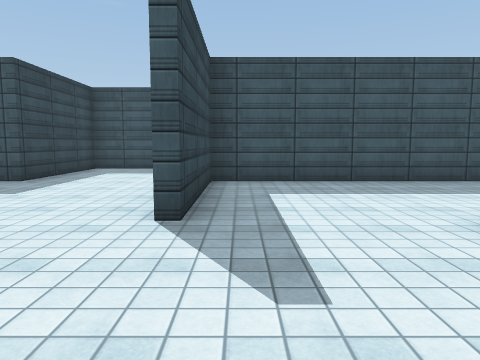
view 1 (above)

16 first-person views from a walk through a 3-D level made in the Unity game engine. The camera is 1.3 m above the floor, tilts 6° down and sees 70° across. The floor is counted in squares, 1.8 m on a side. Each view is taken from the middle of a square. On the plan, view 1 faces up. The plan holds only what a view shows up to about 11 squares ahead; the rest is blank. The place goes on beyond the plan. The player is left out. Surface patterns are stand-ins for the level's own textures.

view 2
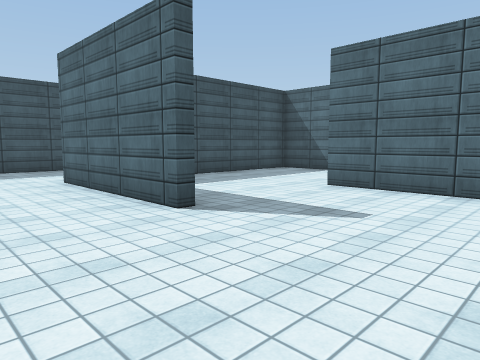

view 3
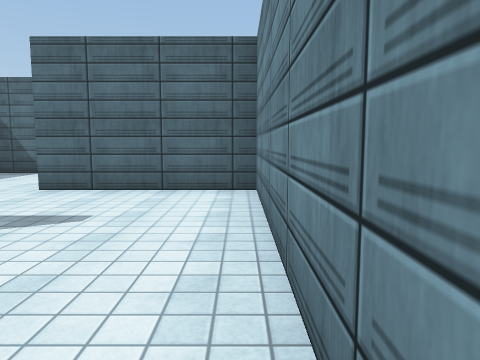

view 4
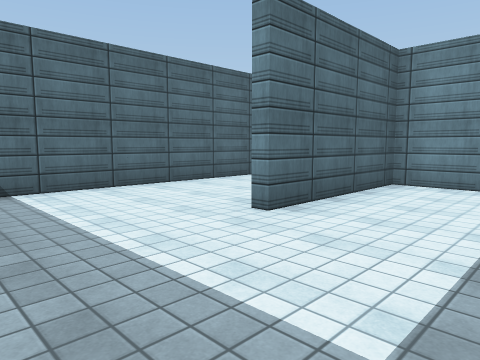

view 5
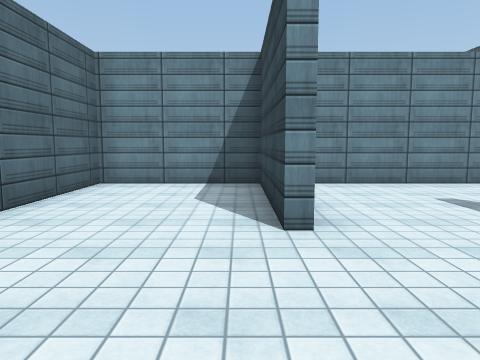

view 6
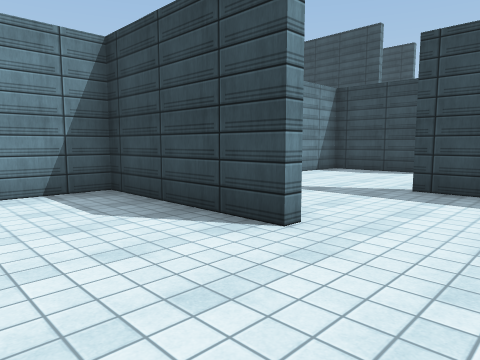

view 7
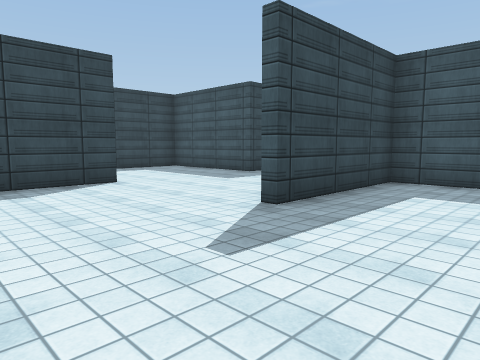

view 8
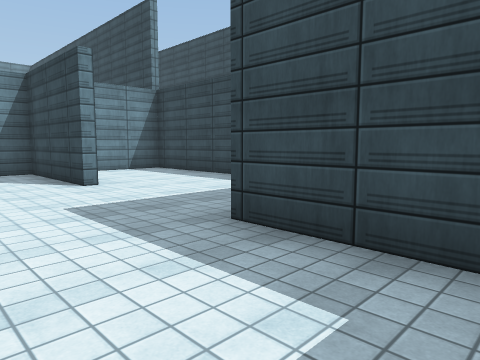

view 9
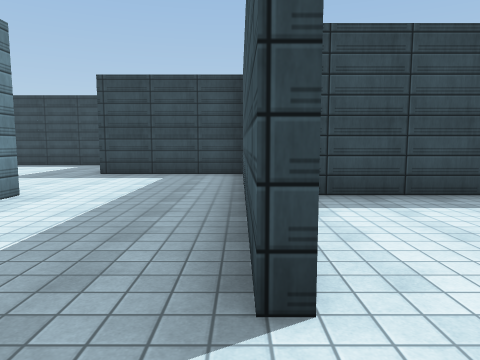

view 10
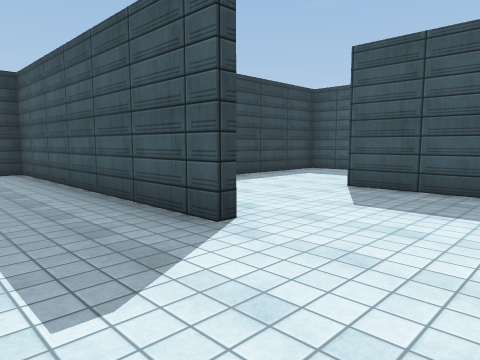

view 11
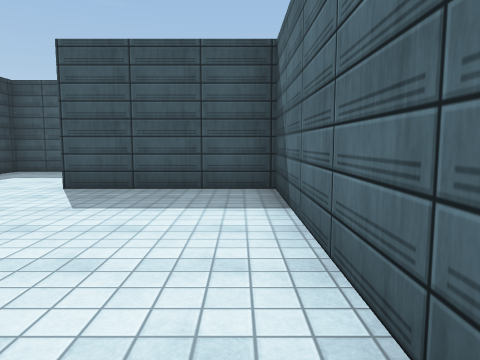

view 12
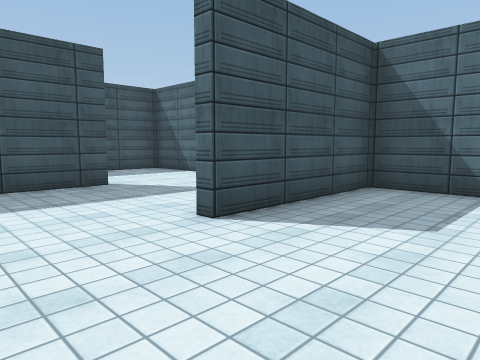

view 13
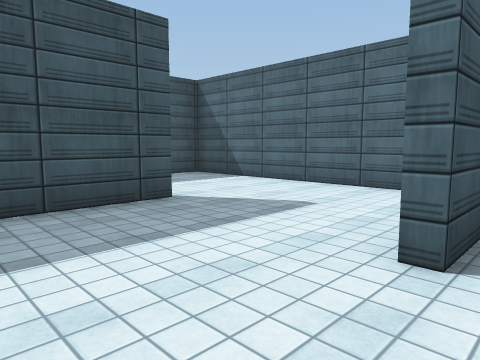

view 14
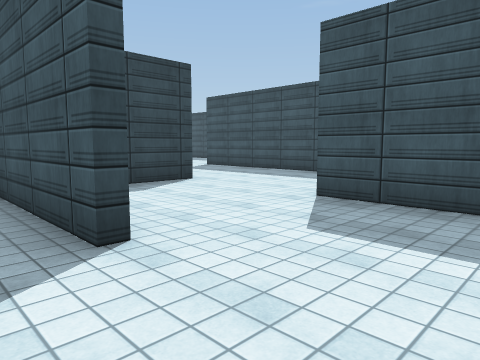

view 15
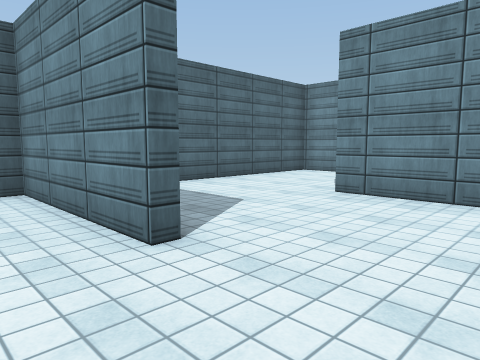

view 16
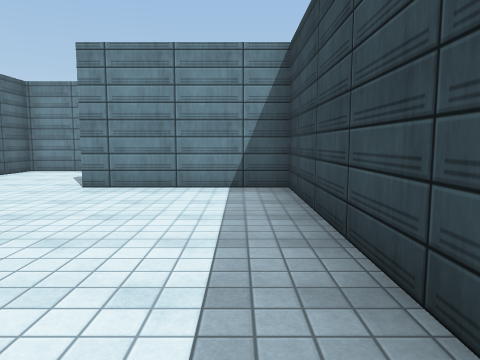

### Floor plan
Ten units are one square. View 1 is at (0, 0); x grows to the right and y downward. Boxes are objects, and circles mark ways between rooms. Rooms are numbered by the first view taken in them; rooms with no view inside come last. Other rooms are left out.
<svg viewBox="-82 -206 143 214">
<path fill="none" stroke="#000" d="M26 -32 26 3 56 3 56 -66 -6 -66M-8 -31 -8 -45M-6 -69 -6 -31M-43 -30 -43 3 24 3 24 -32M21 -138 56 -138 56 -201 24 -201M28 -101 -43 -101 -43 -76M28 -170 -8 -170 -8 -103 28 -103M41 -69 56 -69 56 -135 21 -135M-8 -69 -6 -69M-77 -30 -77 3 -58 3M-77 -60 -77 -45M-43 -76 -43 -66 -71 -66M-8 -45 -8 -69"/>
<circle cx="-23" cy="-30" r="3" fill="#2a7"/>
<circle cx="-25" cy="-70" r="3" fill="#2a7"/>
<text x="10" y="-30">1</text>
<text x="20" y="-130">2</text>
<text x="-50" y="-40">3</text>
</svg>
Room 1 opens to room 3. Room 2 opens to room 3.

Where each view was taken, in squares from view 1:
view 1: 0 up, 0 right, facing up
view 2: 0 up, 3 left, facing up-right
view 3: 0 up, 3 left, facing right
view 4: 6 up, 0 right, facing down-right
view 5: 6 up, 3 right, facing down
view 6: 5 up, 5 right, facing down-left
view 7: 0 up, 2 right, facing up-left
view 8: 9 up, 2 left, facing down-left
view 9: 10 up, 4 right, facing left
view 10: 8 up, 5 right, facing up-left
view 11: 8 up, 5 right, facing up
view 12: 11 up, 0 right, facing up-right
view 13: 13 up, 0 right, facing up-right
view 14: 16 up, 5 right, facing up-left
view 15: 15 up, 0 right, facing down-right
view 16: 16 up, 0 right, facing down
